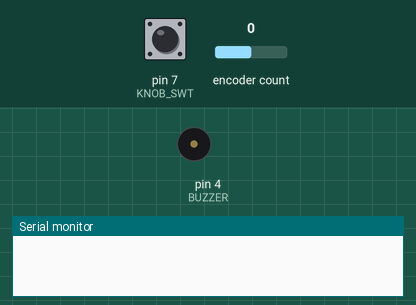
This sketch was run on a simulated Arduino Uno, built with avr-gcc and run on an emulated ATmega328P. Parts: buzzer (waves = sounding), the last lines printed to the serial monitor. The test bench sets the inputs (shaded band); at power-on: pin 7 (KNOB_SWT) HIGH, encoder count 0.

Above: at 1.2 s.
1.3 s: pin 7 (KNOB_SWT) pulled LOW for 0.15 s
At 2.4 s:
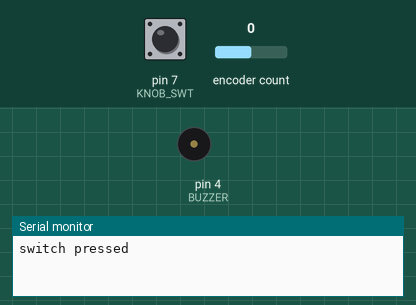
2.9 s: pin 7 (KNOB_SWT) pulled LOW for 0.15 s
At 4.5 s:
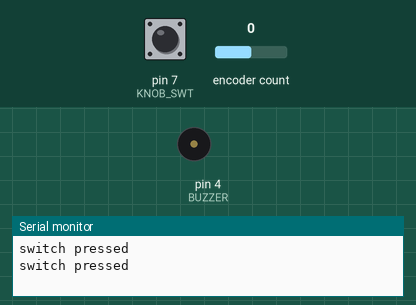
6.0 s: encoder count set to 1
9.0 s: pin 7 (KNOB_SWT) pulled LOW for 3.2 s
At 9.8 s:
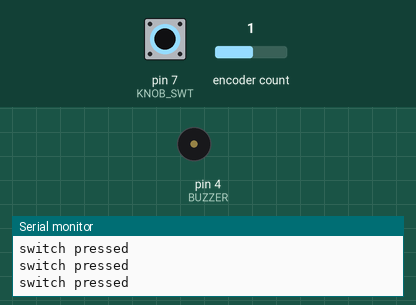
Timing chart, 0 to 12.0 s (numbered marks = the images above; inputs shaded):
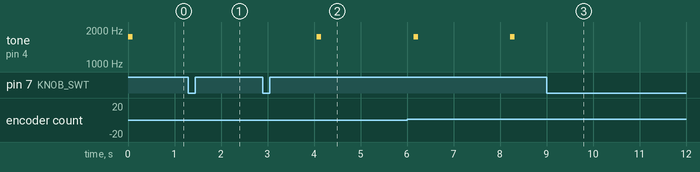

Measured:
- after the input at 1.3 s, tone on pin 4 (BUZZER): stays silent (without the input it goes to 1750 Hz after 0.73 s)
- after the input at 2.9 s, tone on pin 4 (BUZZER): silent → 1750 Hz after 1.2 s, → silent 0.10 s later
- after the input at 9.0 s, tone on pin 4 (BUZZER): stops changing and stays silent

The sketch:

office_buzzer.ino
```cpp
#include <Encoder.h>

// *** Configuration ***
const int BUZZER = 4;
const int KNOB_A = 5;
const int KNOB_B = 6;
const int KNOB_SWT = 7;

const int FREQ = 1750; // frequency of the beep
const int STEP = 10; // loop interval, keep it low
const int BEEP_DURATION = 100;

enum STATE {
  STATE_A,
  STATE_B,
};

Encoder knob(KNOB_A, KNOB_B);
STATE device_state = STATE_A;

void setup() {
  pinMode(BUZZER, OUTPUT);

  pinMode(KNOB_A, INPUT);
  pinMode(KNOB_B, INPUT);
  pinMode(KNOB_SWT, INPUT);

  // for textual output
  Serial.begin(9600);
}


int interval = 2000; // initial interval
int tick = 0;
long knob_state = 0; // state of the knob


void loop() {
  handle_switch();
  handle_knob();
  handle_beep(device_state);
}

int switch_state = LOW;
long debounce = 300; // in millis. Emit only one state within this interval
long switch_time = 0;

void handle_switch() {
  // read the switch
  switch_state = digitalRead(KNOB_SWT);
  if (switch_state == LOW and (millis() - switch_time) > debounce ) {
    // pressed
    Serial.println("switch pressed");
    switch_time = millis();

    // toggle device state
    if (device_state == STATE_A) {
      device_state = STATE_B;
    } else {
      device_state = STATE_A;
    }
  }
}

void handle_knob() {
    // read the knob
  long currentState = knob.read();
  if (currentState != knob_state) {
    if (currentState < knob_state) {
      interval -= 50;
    } else {
      interval += 50;
    }
    knob_state = currentState;
    Serial.println(knob_state);
  }
}

void handle_beep(STATE dev_state) {
  // make a sound only in STATE_A
  if (dev_state == STATE_A && (tick == 0 || tick >= interval)) {
    // buzz me
    tone(BUZZER, FREQ);
    delay(BEEP_DURATION);
    noTone(BUZZER);
    tick = (tick + BEEP_DURATION) % interval;
  } else {
    delay(STEP);
    tick = (tick + STEP) % interval;
  }
}
```
